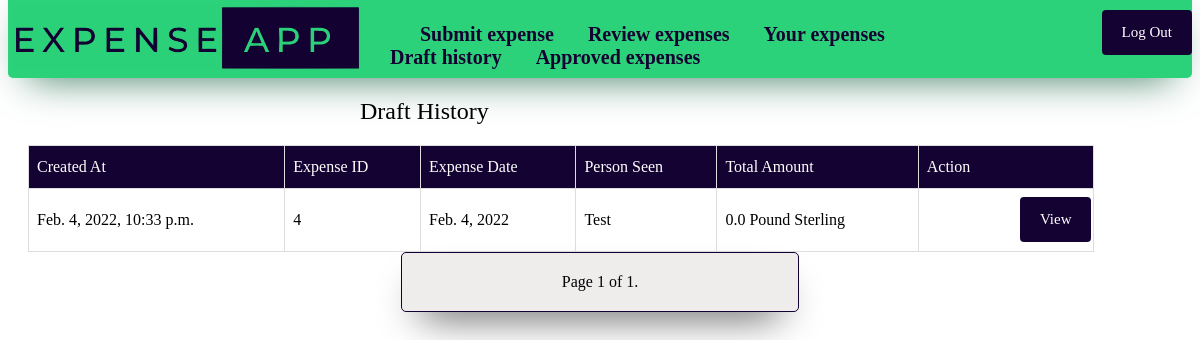
/drafts/ (signed in), run on an earlier commit of the app's database.
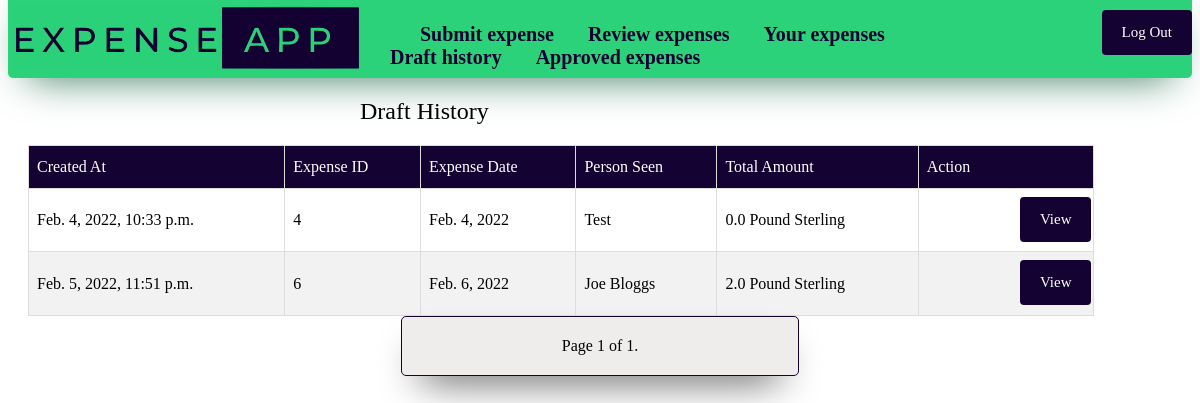
And on a later commit of the database.
### expense_app/models.py (models this page shows)
class Expense(models.Model):
    Approved = "AP"
    Rejected = "RE"
    Draft = "DR"
    Pending = "PE"
    Accommodation = "AC"
    Subsistence = "SU"
    Mileage = "MI"
    Staff_entertainment = "SE"
    Client_entertainment = "CE"
    Other = "OH"
    Flights = "FL"
    Other_travel = "OT"
    Euro = "EU"
    GBP = "GB"
    USD = "US"
    SGD = "SG"
    AUD = "AU"
    CHF = "CH"
    HKD = "HK"
    Status_Type = [(Approved, "Approved"), (Rejected, "Rejected"), (Draft, "Draft"), (Pending, "Pending")]
    Claim_Type = [(Accommodation, "Accommodation"), (Client_entertainment, "Client entertainment (Incl VAT)"), (Flights, "Flights"), (Mileage, "Mileage"), (Other, "Other"), (Other_travel, "Other travel"), (Staff_entertainment, "Staff entertainment"), (Subsistence, "Subsistence")]
    Currency_Type = [(Euro, "Euro"), (GBP, "Pound Sterling"), (USD, "US Dollar"), (SGD, "Singaporean Dollar"), (AUD, "Australian Dollar"), (CHF, "Swiss Franc"), (HKD, "Hong Kong Dollar")]
    time = models.DateTimeField(auto_now = True, editable= False)
    expense_amount = models.FloatField(validators=[MinValueValidator(0.0)], default=0)
    VAT_amount = models.FloatField(validators=[MinValueValidator(0.0)], default=0)
    employee = models.ForeignKey(User, on_delete=models.CASCADE, default = id(User))
    catagory = models.CharField(max_length = 2, choices= Claim_Type, default = "OH")
    persons_seen = models.CharField(max_length = 50, blank=False)
    information = models.TextField(max_length = 500)
    status = models.CharField(max_length = 2, choices= Status_Type, default = "PE")
    manager = models.ForeignKey(User, on_delete=models.PROTECT, limit_choices_to={'groups__name': "Manager"}, related_name='manager', default = id(User))
    manager_comment = models.TextField(max_length = 500, blank= True)
    expense_date = models.DateField()
    currency = models.CharField(max_length = 2, choices = Currency_Type, default = "GB")
    document = models.FileField(upload_to='media', blank= True)
    class Meta:
        ordering = ["time"]

### expense_app/views.py (the view)
# urls.py: path("drafts/", views.DraftsViews.as_view(), name = "drafts"),
class DraftsViews(LoginRequiredMixin, ListView):
  model = Expense
  template_name = "expense_app/drafts.html"
  paginate_by = 10
  def get_queryset(self):
    return Expense.objects.filter(status = "DR", employee = self.request.user)

### expense_app/templatetags/auth_extras.py (called while the page is built)
@register.filter(name='has_group')
def has_group(user, group_name):
    return user.groups.filter(name=group_name).exists()

### expense_app/templates/expense_app/drafts.html (shortened to what this page needs)
<!DOCTYPE html>
{% extends 'expense_app/base.html' %}
{% block content %}
<h2>Draft History</h2>
<table id = "expense">
    <tr>
        <th>Created At</th>
        <th>Expense ID</th>
        <th>Expense Date</th>
        <th>Person Seen</th>
        <th>Total Amount </th>
        <th>Action</th>
      </tr>
      {% for expense in object_list %}
        <tr>
            <td>{{expense.time}}</td>
            <td>{{expense.id}}</td>
            <td>{{expense.expense_date}}</td>
            <td>{{expense.persons_seen}}</td>
            <td>{{expense.VAT_amount}} {{expense.get_currency_display}}</td>
        <td><a href="{% url 'updatedraft' expense.id %}"><button>View</button></a></td>
    </tr>
    {% endfor %}
</table>
<div class="pagination">
    <span class="step-links">
        <span class="current">
            Page {{ page_obj.number }} of {{ page_obj.paginator.num_pages }}.
        </span>
    </span>
  </div>
{% endblock %}

What changed in the data, as far as the page shows it:
added Expense: time "Feb. 5, 2022, 11:51 p.m.", id "6", expense_date "Feb. 6, 2022", persons_seen "Joe Bloggs", VAT_amount "2.0", currency "Pound Sterling"
